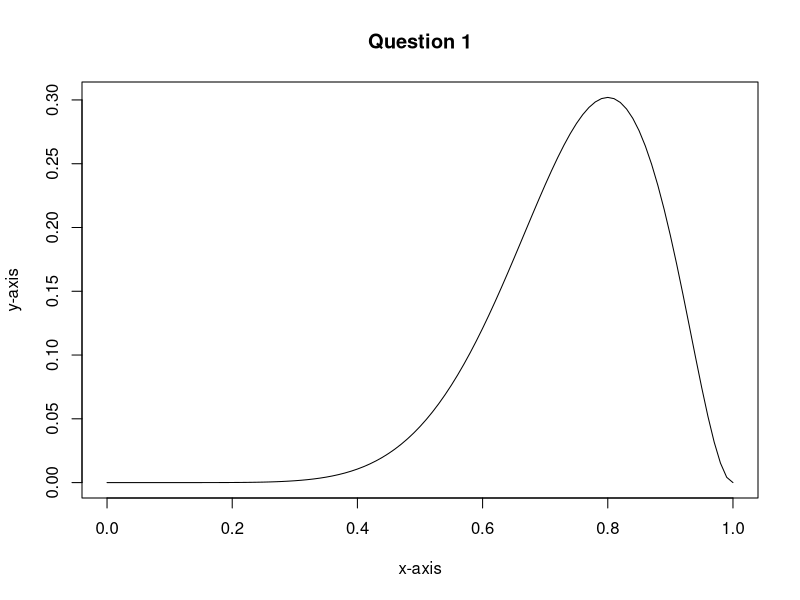
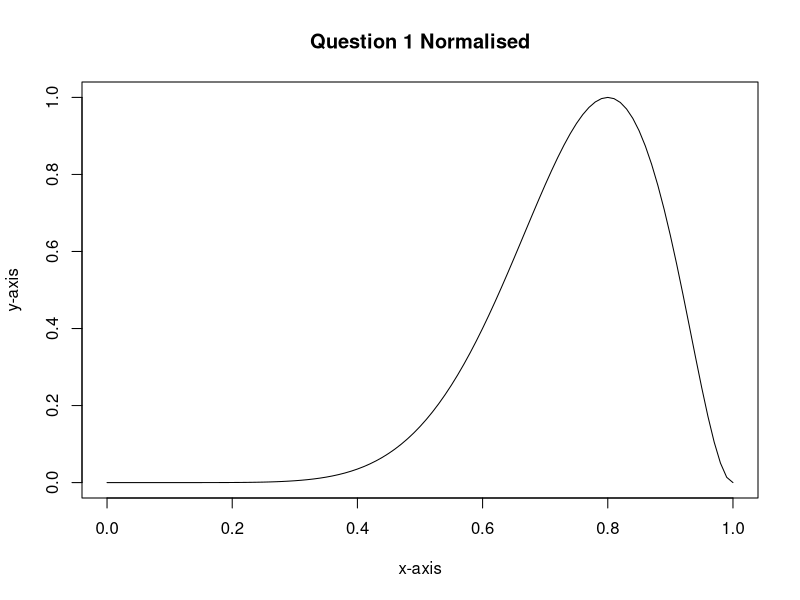
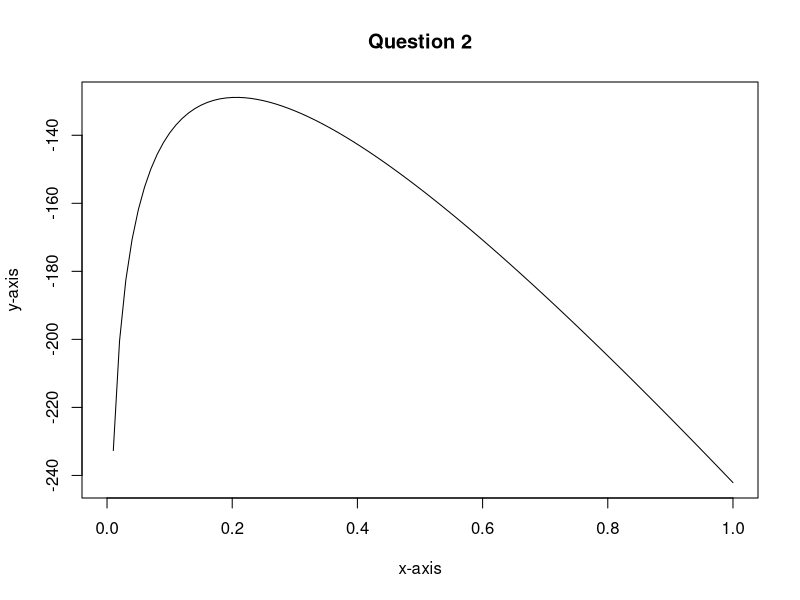
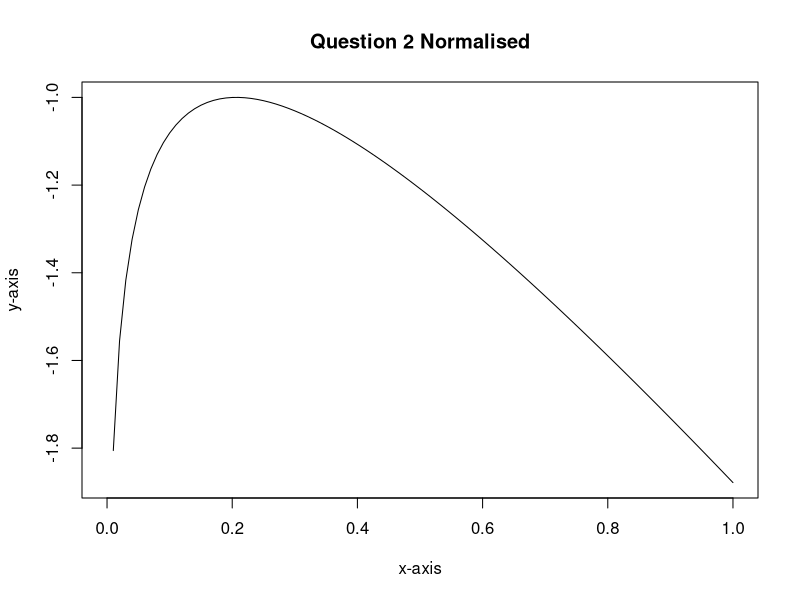

Here is the R script that generated these plots, in order:
#Q1 Likelihood function for success probability
p<-seq(from = 0, to = 1, by =0.01)
BinomF <- function( p )
{
  dbinom( x=8, size=10, prob=p )
} 
LF <- function( )
{
  p <- seq( 0, 1, by=0.01 )
  Lp <- dbinom( x=8, size=10, prob=p )
  return( list( p=p, Lp=Lp ) )
}
Z <- LF( )
Z$Lp 

plot( Z$p, Z$Lp, type="l", xlab="x-axis", ylab="y-axis", main="Question 1")
plot( Z$p, Z$Lp/max(Z$Lp), type="l", xlab="x-axis", ylab="y-axis", main="Question 1 Normalised")



#Q2 Log-likelihood function for exponential rate
ExpSamp <- function( ) {
  rexp( 50, rate=1/5 )
}
xsim <- ExpSamp ( ) 


LLExp <- function( x, lambda ) {
  N <- length(lambda)
  if( N > 1 )
  {
    ll <- numeric( N )
    for( k in 1:N ) ll[k] <- sum( dexp( x, rate=lambda[k], log=TRUE ) )
    return(ll)
  }
  else
  {
    return( sum( dexp( x, rate=lambda, log=TRUE ) ) )
  }
} 
LL<-LLExp(xsim, p)
LL
plot( p, LL, type="l", xlab="x-axis", ylab="y-axis", main="Question 2") 
#normalised
plot( p, LL/(-max(LL)), type="l", xlab="x-axis", ylab="y-axis", main="Question 2 Normalised") 